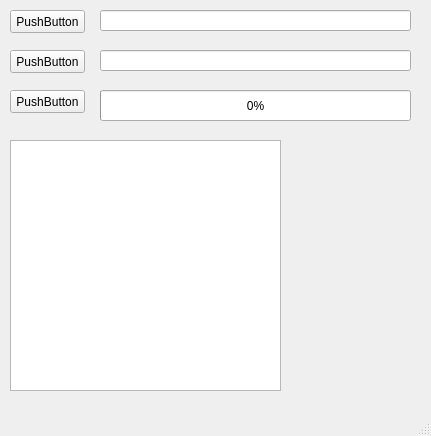
<?xml version="1.0" encoding="UTF-8"?>
<ui version="4.0">
 <class>MainWindow</class>
 <widget class="QMainWindow" name="MainWindow">
  <property name="geometry">
   <rect>
    <x>0</x>
    <y>0</y>
    <width>431</width>
    <height>436</height>
   </rect>
  </property>
  <property name="windowTitle">
   <string>MainWindow</string>
  </property>
  <widget class="QWidget" name="centralwidget">
   <widget class="QPushButton" name="srcBtn">
    <property name="geometry">
     <rect>
      <x>10</x>
      <y>10</y>
      <width>75</width>
      <height>23</height>
     </rect>
    </property>
    <property name="text">
     <string>PushButton</string>
    </property>
   </widget>
   <widget class="QLineEdit" name="srcEdit">
    <property name="geometry">
     <rect>
      <x>100</x>
      <y>10</y>
      <width>311</width>
      <height>21</height>
     </rect>
    </property>
   </widget>
   <widget class="QPushButton" name="dstBtn">
    <property name="geometry">
     <rect>
      <x>10</x>
      <y>50</y>
      <width>75</width>
      <height>23</height>
     </rect>
    </property>
    <property name="text">
     <string>PushButton</string>
    </property>
   </widget>
   <widget class="QLineEdit" name="dstEdit">
    <property name="geometry">
     <rect>
      <x>100</x>
      <y>50</y>
      <width>311</width>
      <height>21</height>
     </rect>
    </property>
   </widget>
   <widget class="QPushButton" name="runBtn">
    <property name="geometry">
     <rect>
      <x>10</x>
      <y>90</y>
      <width>75</width>
      <height>23</height>
     </rect>
    </property>
    <property name="text">
     <string>PushButton</string>
    </property>
   </widget>
   <widget class="QProgressBar" name="pBar">
    <property name="geometry">
     <rect>
      <x>100</x>
      <y>90</y>
      <width>311</width>
      <height>31</height>
     </rect>
    </property>
    <property name="value">
     <number>0</number>
    </property>
   </widget>
   <widget class="QTextBrowser" name="tBro">
    <property name="geometry">
     <rect>
      <x>10</x>
      <y>140</y>
      <width>271</width>
      <height>251</height>
     </rect>
    </property>
   </widget>
  </widget>
  <widget class="QMenuBar" name="menubar">
   <property name="geometry">
    <rect>
     <x>0</x>
     <y>0</y>
     <width>431</width>
     <height>23</height>
    </rect>
   </property>
  </widget>
  <widget class="QStatusBar" name="statusbar"/>
 </widget>
 <resources/>
 <connections/>
</ui>
